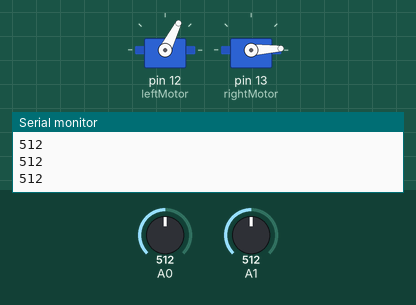
This sketch was run on a simulated Arduino Uno, built with avr-gcc and run on an emulated ATmega328P. On the bench: 2 × servo, the last lines printed to the serial monitor. The test bench sets the inputs (shaded band); at power-on: A0 = 512, A1 = 512.

Above: at 1.2 s.
1.3 s: A0 set to 308
2.8 s: A0 set to 285
At 3.3 s:
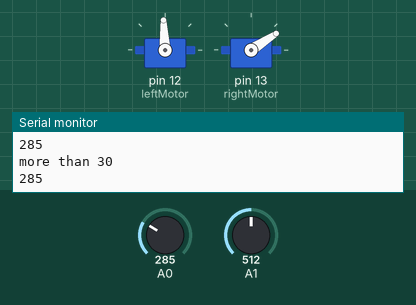
4.3 s: A1 set to 31
5.8 s: A1 set to 27
At 6.3 s:
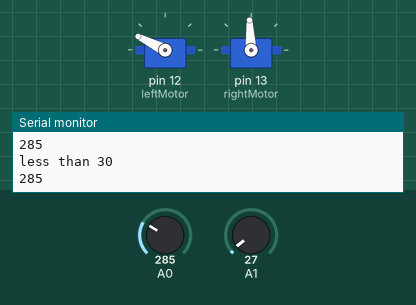
7.3 s: A1 set to 122
At 7.8 s:
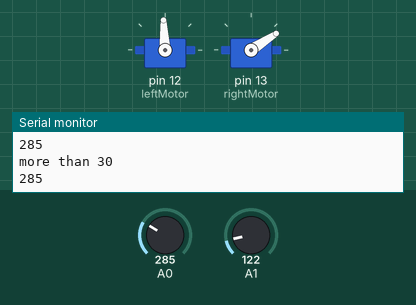
8.8 s: A1 set to 20
At 9.3 s:
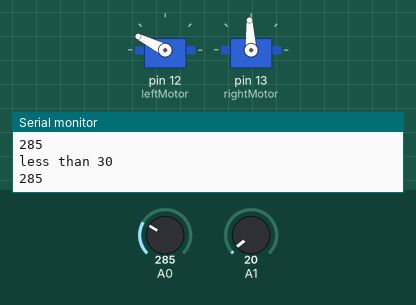
Timing chart, 0 to 11.3 s (numbered marks = the images above; inputs shaded):
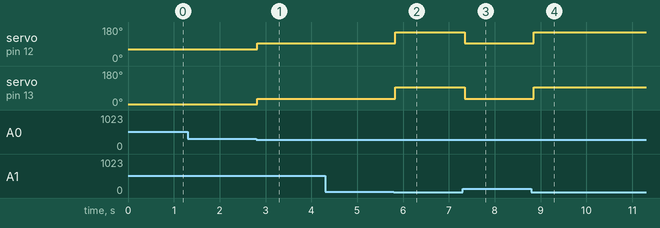

Measured:
- the behaviour switches between 300 and 299 on A0 (found by bisection; images 0 and 1)
- the behaviour switches between 30 and 29 on A1 (found by bisection; images 1 and 2)
- after the input at 2.8 s, servo on pin 12 (leftMotor): 63° → 93° at once; servo on pin 13 (rightMotor): 3° → 33° at once
- after the input at 5.8 s, servo on pin 12 (leftMotor): 93° → 153° at once; servo on pin 13 (rightMotor): 33° → 93° at once
- after the input at 7.3 s, servo on pin 12 (leftMotor): 153° → 93° at once; servo on pin 13 (rightMotor): 93° → 33° at once
- after the input at 8.8 s, servo on pin 12 (leftMotor): 93° → 153° after 0.05 s; servo on pin 13 (rightMotor): 33° → 93° after 0.05 s

The sketch:

Line_folower_with_obstical_ditection.ino
```cpp
#include <Servo.h>

Servo leftMotor;
Servo rightMotor;

void setup()
{
  leftMotor.attach(12);
  rightMotor.attach(13);
    Serial.begin(9600);
}

void loop() {
  int line = analogRead(A1);
  int distance = analogRead(A0);
  if (distance  <  300) {
    if (line < 30) {
      leftMotor.write(153);
      rightMotor.write(93);
      Serial.println("less than 30");
    }else{
      leftMotor.write(93);
      rightMotor.write(33);
      Serial.println("more than 30");
    }
  }else{
    leftMotor.write(63);
    rightMotor.write(3);
  }
    Serial.println(distance);
    delay(100);
}
```
